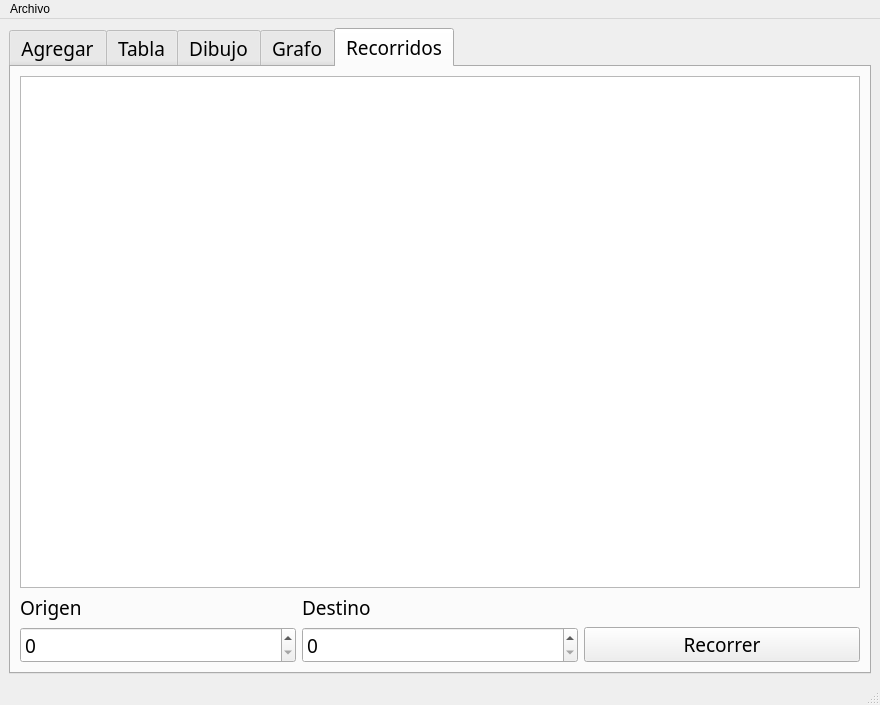
<?xml version="1.0" encoding="UTF-8"?>
<ui version="4.0">
 <class>MainWindow</class>
 <widget class="QMainWindow" name="MainWindow">
  <property name="geometry">
   <rect>
    <x>0</x>
    <y>0</y>
    <width>880</width>
    <height>621</height>
   </rect>
  </property>
  <property name="windowTitle">
   <string>Particulas</string>
  </property>
  <widget class="QWidget" name="centralwidget">
   <layout class="QGridLayout" name="gridLayout_3">
    <item row="0" column="0">
     <widget class="QTabWidget" name="tabWidget">
      <property name="font">
       <font>
        <family>Pristina</family>
        <pointsize>14</pointsize>
       </font>
      </property>
      <property name="currentIndex">
       <number>4</number>
      </property>
      <widget class="QWidget" name="tab">
       <attribute name="title">
        <string>Agregar</string>
       </attribute>
       <layout class="QGridLayout" name="gridLayout_2">
        <item row="0" column="0">
         <widget class="QGroupBox" name="groupBox">
          <property name="title">
           <string/>
          </property>
          <layout class="QGridLayout" name="gridLayout">
           <item row="0" column="0">
            <widget class="QLabel" name="Id">
             <property name="font">
              <font>
               <family>Rage Italic</family>
               <pointsize>14</pointsize>
              </font>
             </property>
             <property name="text">
              <string>Id:</string>
             </property>
            </widget>
           </item>
           <item row="0" column="1">
            <widget class="QSpinBox" name="Id_spinBox">
             <property name="font">
              <font>
               <family>Rage Italic</family>
               <pointsize>14</pointsize>
              </font>
             </property>
            </widget>
           </item>
           <item row="1" column="0">
            <widget class="QLabel" name="OrigenX">
             <property name="font">
              <font>
               <family>Rage Italic</family>
               <pointsize>14</pointsize>
              </font>
             </property>
             <property name="text">
              <string>Origen en x:</string>
             </property>
            </widget>
           </item>
           <item row="1" column="1">
            <widget class="QSpinBox" name="OrigenX_spinBox">
             <property name="font">
              <font>
               <family>Rage Italic</family>
               <pointsize>14</pointsize>
              </font>
             </property>
             <property name="maximum">
              <number>500</number>
             </property>
            </widget>
           </item>
           <item row="2" column="0">
            <widget class="QLabel" name="OrigenY">
             <property name="font">
              <font>
               <family>Rage Italic</family>
               <pointsize>14</pointsize>
              </font>
             </property>
             <property name="text">
              <string>Origen en y:</string>
             </property>
            </widget>
           </item>
           <item row="2" column="1">
            <widget class="QSpinBox" name="OrigenY_spinBox">
             <property name="font">
              <font>
               <family>Rage Italic</family>
               <pointsize>14</pointsize>
              </font>
             </property>
             <property name="maximum">
              <number>500</number>
             </property>
            </widget>
           </item>
           <item row="3" column="0">
            <widget class="QLabel" name="DestinoX">
             <property name="font">
              <font>
               <family>Rage Italic</family>
               <pointsize>14</pointsize>
              </font>
             </property>
             <property name="text">
              <string>Destino en x:</string>
             </property>
            </widget>
           </item>
           <item row="3" column="1">
            <widget class="QSpinBox" name="DestinoX_spinBox">
             <property name="font">
              <font>
               <family>Rage Italic</family>
               <pointsize>14</pointsize>
              </font>
             </property>
             <property name="maximum">
              <number>500</number>
             </property>
            </widget>
           </item>
           <item row="4" column="0">
            <widget class="QLabel" name="DestinoY">
             <property name="font">
              <font>
               <family>Rage Italic</family>
               <pointsize>14</pointsize>
              </font>
             </property>
             <property name="text">
              <string>Destino en y:</string>
             </property>
            </widget>
           </item>
           <item row="4" column="1">
            <widget class="QSpinBox" name="DestinoY_spinBox">
             <property name="font">
              <font>
               <family>Rage Italic</family>
               <pointsize>14</pointsize>
              </font>
             </property>
             <property name="maximum">
              <number>500</number>
             </property>
            </widget>
           </item>
           <item row="5" column="0">
            <widget class="QLabel" name="Velocidad">
             <property name="font">
              <font>
               <family>Rage Italic</family>
               <pointsize>14</pointsize>
              </font>
             </property>
             <property name="text">
              <string>Velocidad:</string>
             </property>
            </widget>
           </item>
           <item row="5" column="1">
            <widget class="QSpinBox" name="Velocidad_spinBox">
             <property name="font">
              <font>
               <family>Rage Italic</family>
               <pointsize>14</pointsize>
              </font>
             </property>
             <property name="maximum">
              <number>100</number>
             </property>
            </widget>
           </item>
           <item row="6" column="0">
            <widget class="QLabel" name="Color">
             <property name="palette">
              <palette>
               <active>
                <colorrole role="WindowText">
                 <brush brushstyle="SolidPattern">
                  <color alpha="255">
                   <red>85</red>
                   <green>0</green>
                   <blue>127</blue>
                  </color>
                 </brush>
                </colorrole>
               </active>
               <inactive>
                <colorrole role="WindowText">
                 <brush brushstyle="SolidPattern">
                  <color alpha="255">
                   <red>85</red>
                   <green>0</green>
                   <blue>127</blue>
                  </color>
                 </brush>
                </colorrole>
               </inactive>
               <disabled>
                <colorrole role="WindowText">
                 <brush brushstyle="SolidPattern">
                  <color alpha="255">
                   <red>120</red>
                   <green>120</green>
                   <blue>120</blue>
                  </color>
                 </brush>
                </colorrole>
               </disabled>
              </palette>
             </property>
             <property name="font">
              <font>
               <family>Rage Italic</family>
               <pointsize>14</pointsize>
              </font>
             </property>
             <property name="text">
              <string>Color</string>
             </property>
            </widget>
           </item>
           <item row="7" column="0">
            <widget class="QLabel" name="Red">
             <property name="palette">
              <palette>
               <active>
                <colorrole role="WindowText">
                 <brush brushstyle="SolidPattern">
                  <color alpha="255">
                   <red>197</red>
                   <green>0</green>
                   <blue>0</blue>
                  </color>
                 </brush>
                </colorrole>
               </active>
               <inactive>
                <colorrole role="WindowText">
                 <brush brushstyle="SolidPattern">
                  <color alpha="255">
                   <red>197</red>
                   <green>0</green>
                   <blue>0</blue>
                  </color>
                 </brush>
                </colorrole>
               </inactive>
               <disabled>
                <colorrole role="WindowText">
                 <brush brushstyle="SolidPattern">
                  <color alpha="255">
                   <red>120</red>
                   <green>120</green>
                   <blue>120</blue>
                  </color>
                 </brush>
                </colorrole>
               </disabled>
              </palette>
             </property>
             <property name="font">
              <font>
               <family>Rage Italic</family>
               <pointsize>14</pointsize>
              </font>
             </property>
             <property name="text">
              <string>Red:</string>
             </property>
            </widget>
           </item>
           <item row="7" column="1">
            <widget class="QSpinBox" name="Red_spinBox">
             <property name="palette">
              <palette>
               <active>
                <colorrole role="Text">
                 <brush brushstyle="SolidPattern">
                  <color alpha="255">
                   <red>185</red>
                   <green>0</green>
                   <blue>0</blue>
                  </color>
                 </brush>
                </colorrole>
                <colorrole role="PlaceholderText">
                 <brush brushstyle="SolidPattern">
                  <color alpha="128">
                   <red>185</red>
                   <green>0</green>
                   <blue>0</blue>
                  </color>
                 </brush>
                </colorrole>
               </active>
               <inactive>
                <colorrole role="Text">
                 <brush brushstyle="SolidPattern">
                  <color alpha="255">
                   <red>185</red>
                   <green>0</green>
                   <blue>0</blue>
                  </color>
                 </brush>
                </colorrole>
                <colorrole role="PlaceholderText">
                 <brush brushstyle="SolidPattern">
                  <color alpha="128">
                   <red>185</red>
                   <green>0</green>
                   <blue>0</blue>
                  </color>
                 </brush>
                </colorrole>
               </inactive>
               <disabled>
                <colorrole role="Text">
                 <brush brushstyle="SolidPattern">
                  <color alpha="255">
                   <red>120</red>
                   <green>120</green>
                   <blue>120</blue>
                  </color>
                 </brush>
                </colorrole>
                <colorrole role="PlaceholderText">
                 <brush brushstyle="SolidPattern">
                  <color alpha="128">
                   <red>0</red>
                   <green>0</green>
                   <blue>0</blue>
                  </color>
                 </brush>
                </colorrole>
               </disabled>
              </palette>
             </property>
             <property name="font">
              <font>
               <family>Rage Italic</family>
               <pointsize>14</pointsize>
              </font>
             </property>
             <property name="maximum">
              <number>255</number>
             </property>
            </widget>
           </item>
           <item row="8" column="0">
            <widget class="QLabel" name="Green">
             <property name="palette">
              <palette>
               <active>
                <colorrole role="WindowText">
                 <brush brushstyle="SolidPattern">
                  <color alpha="255">
                   <red>0</red>
                   <green>170</green>
                   <blue>127</blue>
                  </color>
                 </brush>
                </colorrole>
               </active>
               <inactive>
                <colorrole role="WindowText">
                 <brush brushstyle="SolidPattern">
                  <color alpha="255">
                   <red>0</red>
                   <green>170</green>
                   <blue>127</blue>
                  </color>
                 </brush>
                </colorrole>
               </inactive>
               <disabled>
                <colorrole role="WindowText">
                 <brush brushstyle="SolidPattern">
                  <color alpha="255">
                   <red>120</red>
                   <green>120</green>
                   <blue>120</blue>
                  </color>
                 </brush>
                </colorrole>
               </disabled>
              </palette>
             </property>
             <property name="font">
              <font>
               <family>Rage Italic</family>
               <pointsize>14</pointsize>
              </font>
             </property>
             <property name="text">
              <string>Green:</string>
             </property>
            </widget>
           </item>
           <item row="8" column="1">
            <widget class="QSpinBox" name="Green_spinBox">
             <property name="palette">
              <palette>
               <active>
                <colorrole role="Text">
                 <brush brushstyle="SolidPattern">
                  <color alpha="255">
                   <red>0</red>
                   <green>170</green>
                   <blue>127</blue>
                  </color>
                 </brush>
                </colorrole>
                <colorrole role="PlaceholderText">
                 <brush brushstyle="SolidPattern">
                  <color alpha="128">
                   <red>0</red>
                   <green>170</green>
                   <blue>127</blue>
                  </color>
                 </brush>
                </colorrole>
               </active>
               <inactive>
                <colorrole role="Text">
                 <brush brushstyle="SolidPattern">
                  <color alpha="255">
                   <red>0</red>
                   <green>170</green>
                   <blue>127</blue>
                  </color>
                 </brush>
                </colorrole>
                <colorrole role="PlaceholderText">
                 <brush brushstyle="SolidPattern">
                  <color alpha="128">
                   <red>0</red>
                   <green>170</green>
                   <blue>127</blue>
                  </color>
                 </brush>
                </colorrole>
               </inactive>
               <disabled>
                <colorrole role="Text">
                 <brush brushstyle="SolidPattern">
                  <color alpha="255">
                   <red>120</red>
                   <green>120</green>
                   <blue>120</blue>
                  </color>
                 </brush>
                </colorrole>
                <colorrole role="PlaceholderText">
                 <brush brushstyle="SolidPattern">
                  <color alpha="128">
                   <red>0</red>
                   <green>0</green>
                   <blue>0</blue>
                  </color>
                 </brush>
                </colorrole>
               </disabled>
              </palette>
             </property>
             <property name="font">
              <font>
               <family>Rage Italic</family>
               <pointsize>14</pointsize>
              </font>
             </property>
             <property name="maximum">
              <number>255</number>
             </property>
            </widget>
           </item>
           <item row="9" column="0">
            <widget class="QLabel" name="Blue">
             <property name="palette">
              <palette>
               <active>
                <colorrole role="WindowText">
                 <brush brushstyle="SolidPattern">
                  <color alpha="255">
                   <red>0</red>
                   <green>0</green>
                   <blue>255</blue>
                  </color>
                 </brush>
                </colorrole>
               </active>
               <inactive>
                <colorrole role="WindowText">
                 <brush brushstyle="SolidPattern">
                  <color alpha="255">
                   <red>0</red>
                   <green>0</green>
                   <blue>255</blue>
                  </color>
                 </brush>
                </colorrole>
               </inactive>
               <disabled>
                <colorrole role="WindowText">
                 <brush brushstyle="SolidPattern">
                  <color alpha="255">
                   <red>120</red>
                   <green>120</green>
                   <blue>120</blue>
                  </color>
                 </brush>
                </colorrole>
               </disabled>
              </palette>
             </property>
             <property name="font">
              <font>
               <family>Rage Italic</family>
               <pointsize>14</pointsize>
              </font>
             </property>
             <property name="text">
              <string>Blue:</string>
             </property>
            </widget>
           </item>
           <item row="9" column="1">
            <widget class="QSpinBox" name="Blue_spinBox">
             <property name="palette">
              <palette>
               <active>
                <colorrole role="Text">
                 <brush brushstyle="SolidPattern">
                  <color alpha="255">
                   <red>0</red>
                   <green>0</green>
                   <blue>255</blue>
                  </color>
                 </brush>
                </colorrole>
                <colorrole role="ButtonText">
                 <brush brushstyle="SolidPattern">
                  <color alpha="255">
                   <red>0</red>
                   <green>0</green>
                   <blue>0</blue>
                  </color>
                 </brush>
                </colorrole>
                <colorrole role="PlaceholderText">
                 <brush brushstyle="SolidPattern">
                  <color alpha="128">
                   <red>0</red>
                   <green>0</green>
                   <blue>255</blue>
                  </color>
                 </brush>
                </colorrole>
               </active>
               <inactive>
                <colorrole role="Text">
                 <brush brushstyle="SolidPattern">
                  <color alpha="255">
                   <red>0</red>
                   <green>0</green>
                   <blue>255</blue>
                  </color>
                 </brush>
                </colorrole>
                <colorrole role="ButtonText">
                 <brush brushstyle="SolidPattern">
                  <color alpha="255">
                   <red>0</red>
                   <green>0</green>
                   <blue>0</blue>
                  </color>
                 </brush>
                </colorrole>
                <colorrole role="PlaceholderText">
                 <brush brushstyle="SolidPattern">
                  <color alpha="128">
                   <red>0</red>
                   <green>0</green>
                   <blue>255</blue>
                  </color>
                 </brush>
                </colorrole>
               </inactive>
               <disabled>
                <colorrole role="Text">
                 <brush brushstyle="SolidPattern">
                  <color alpha="255">
                   <red>120</red>
                   <green>120</green>
                   <blue>120</blue>
                  </color>
                 </brush>
                </colorrole>
                <colorrole role="ButtonText">
                 <brush brushstyle="SolidPattern">
                  <color alpha="255">
                   <red>120</red>
                   <green>120</green>
                   <blue>120</blue>
                  </color>
                 </brush>
                </colorrole>
                <colorrole role="PlaceholderText">
                 <brush brushstyle="SolidPattern">
                  <color alpha="128">
                   <red>0</red>
                   <green>0</green>
                   <blue>0</blue>
                  </color>
                 </brush>
                </colorrole>
               </disabled>
              </palette>
             </property>
             <property name="font">
              <font>
               <family>Rage Italic</family>
               <pointsize>14</pointsize>
              </font>
             </property>
             <property name="maximum">
              <number>255</number>
             </property>
            </widget>
           </item>
           <item row="10" column="0">
            <widget class="QLabel" name="Distancia">
             <property name="font">
              <font>
               <family>Rage Italic</family>
              </font>
             </property>
             <property name="text">
              <string>Distancia</string>
             </property>
            </widget>
           </item>
           <item row="10" column="1">
            <widget class="QSpinBox" name="Distancia_spinBox">
             <property name="font">
              <font>
               <family>Rage Italic</family>
              </font>
             </property>
            </widget>
           </item>
           <item row="11" column="0">
            <widget class="QPushButton" name="AgregarFinal">
             <property name="font">
              <font>
               <family>Broadway</family>
               <pointsize>12</pointsize>
              </font>
             </property>
             <property name="cursor">
              <cursorShape>ArrowCursor</cursorShape>
             </property>
             <property name="text">
              <string>Agregar Final</string>
             </property>
            </widget>
           </item>
           <item row="11" column="1">
            <widget class="QPushButton" name="OrdId">
             <property name="font">
              <font>
               <family>Broadway</family>
               <pointsize>12</pointsize>
              </font>
             </property>
             <property name="text">
              <string>Ord. Id</string>
             </property>
            </widget>
           </item>
           <item row="12" column="0">
            <widget class="QPushButton" name="AgregarInicio">
             <property name="font">
              <font>
               <family>Broadway</family>
               <pointsize>12</pointsize>
              </font>
             </property>
             <property name="text">
              <string>Agregar Inicio</string>
             </property>
            </widget>
           </item>
           <item row="12" column="1">
            <widget class="QPushButton" name="OrdDistancia">
             <property name="font">
              <font>
               <family>Broadway</family>
               <pointsize>12</pointsize>
              </font>
             </property>
             <property name="text">
              <string>Ord. Distancia</string>
             </property>
            </widget>
           </item>
           <item row="13" column="0">
            <widget class="QPushButton" name="Mostrar">
             <property name="font">
              <font>
               <family>Broadway</family>
               <pointsize>12</pointsize>
              </font>
             </property>
             <property name="text">
              <string>Mostrar</string>
             </property>
            </widget>
           </item>
           <item row="13" column="1">
            <widget class="QPushButton" name="OrdVelocidad">
             <property name="font">
              <font>
               <family>Broadway</family>
               <pointsize>12</pointsize>
              </font>
             </property>
             <property name="text">
              <string>Ord. Velocidad</string>
             </property>
            </widget>
           </item>
          </layout>
         </widget>
        </item>
        <item row="0" column="1">
         <widget class="QPlainTextEdit" name="plainTextEdit">
          <property name="font">
           <font>
            <family>Rage Italic</family>
            <pointsize>14</pointsize>
           </font>
          </property>
         </widget>
        </item>
       </layout>
      </widget>
      <widget class="QWidget" name="tab_2">
       <attribute name="title">
        <string>Tabla</string>
       </attribute>
       <layout class="QGridLayout" name="gridLayout_4">
        <item row="1" column="0">
         <widget class="QLineEdit" name="Buscar">
          <property name="placeholderText">
           <string>Id de Particula</string>
          </property>
         </widget>
        </item>
        <item row="1" column="1">
         <widget class="QPushButton" name="Buscar_Boton">
          <property name="font">
           <font>
            <family>Broadway</family>
            <pointsize>14</pointsize>
           </font>
          </property>
          <property name="text">
           <string>Buscar</string>
          </property>
         </widget>
        </item>
        <item row="1" column="2">
         <widget class="QPushButton" name="Mostrar_Tabla_Boton">
          <property name="font">
           <font>
            <family>Broadway</family>
            <pointsize>14</pointsize>
           </font>
          </property>
          <property name="text">
           <string>Mostrar</string>
          </property>
         </widget>
        </item>
        <item row="0" column="0" colspan="3">
         <widget class="QTableWidget" name="tableWidget">
          <property name="font">
           <font>
            <pointsize>12</pointsize>
           </font>
          </property>
         </widget>
        </item>
       </layout>
      </widget>
      <widget class="QWidget" name="tab_3">
       <attribute name="title">
        <string>Dibujo</string>
       </attribute>
       <layout class="QGridLayout" name="gridLayout_5">
        <item row="0" column="0" colspan="2">
         <widget class="QGraphicsView" name="graphicsView"/>
        </item>
        <item row="1" column="0">
         <widget class="QPushButton" name="Dibujar">
          <property name="font">
           <font>
            <family>Broadway</family>
           </font>
          </property>
          <property name="text">
           <string>Dibujar</string>
          </property>
         </widget>
        </item>
        <item row="1" column="1">
         <widget class="QPushButton" name="Limpiar">
          <property name="font">
           <font>
            <family>Broadway</family>
           </font>
          </property>
          <property name="text">
           <string>Limpiar</string>
          </property>
         </widget>
        </item>
       </layout>
      </widget>
      <widget class="QWidget" name="tab_4">
       <attribute name="title">
        <string>Grafo</string>
       </attribute>
       <widget class="QGroupBox" name="groupBox_2">
        <property name="geometry">
         <rect>
          <x>9</x>
          <y>9</y>
          <width>851</width>
          <height>521</height>
         </rect>
        </property>
        <property name="title">
         <string/>
        </property>
        <layout class="QGridLayout" name="gridLayout_6">
         <item row="0" column="0">
          <widget class="QPlainTextEdit" name="Grafo_plainTextEdit">
           <property name="font">
            <font>
             <family>Segoe Print</family>
            </font>
           </property>
          </widget>
         </item>
         <item row="0" column="1">
          <widget class="QGraphicsView" name="GrafoF_graphicsView"/>
         </item>
         <item row="1" column="0">
          <widget class="QPushButton" name="Mostrar_pushButton">
           <property name="font">
            <font>
             <family>Broadway</family>
            </font>
           </property>
           <property name="text">
            <string>Mostrar</string>
           </property>
          </widget>
         </item>
         <item row="1" column="1">
          <widget class="QPushButton" name="Limpiar_pushButton">
           <property name="font">
            <font>
             <family>Broadway</family>
            </font>
           </property>
           <property name="text">
            <string>Limpiar</string>
           </property>
          </widget>
         </item>
        </layout>
       </widget>
      </widget>
      <widget class="QWidget" name="tab_5">
       <attribute name="title">
        <string>Recorridos</string>
       </attribute>
       <layout class="QGridLayout" name="gridLayout_7">
        <item row="0" column="0" colspan="3">
         <widget class="QPlainTextEdit" name="Recorrido_plainTextEdit"/>
        </item>
        <item row="1" column="0">
         <widget class="QLabel" name="label">
          <property name="text">
           <string>Origen</string>
          </property>
         </widget>
        </item>
        <item row="1" column="1">
         <widget class="QLabel" name="label_2">
          <property name="text">
           <string>Destino</string>
          </property>
         </widget>
        </item>
        <item row="2" column="0">
         <widget class="QSpinBox" name="BusquedaX_spinBox">
          <property name="maximum">
           <number>500</number>
          </property>
         </widget>
        </item>
        <item row="2" column="1">
         <widget class="QSpinBox" name="BusquedaY_spinBox">
          <property name="maximum">
           <number>500</number>
          </property>
         </widget>
        </item>
        <item row="2" column="2">
         <widget class="QPushButton" name="Recorrer">
          <property name="font">
           <font>
            <family>Broadway</family>
           </font>
          </property>
          <property name="text">
           <string>Recorrer</string>
          </property>
         </widget>
        </item>
       </layout>
      </widget>
     </widget>
    </item>
   </layout>
  </widget>
  <widget class="QMenuBar" name="menubar">
   <property name="geometry">
    <rect>
     <x>0</x>
     <y>0</y>
     <width>880</width>
     <height>21</height>
    </rect>
   </property>
   <widget class="QMenu" name="menuArchivo">
    <property name="title">
     <string>Archivo</string>
    </property>
    <addaction name="actionAbrir"/>
    <addaction name="actionGuardar"/>
   </widget>
   <addaction name="menuArchivo"/>
  </widget>
  <widget class="QStatusBar" name="statusbar"/>
  <action name="actionAbrir">
   <property name="text">
    <string>Abrir</string>
   </property>
   <property name="font">
    <font>
     <family>Script MT Bold</family>
     <pointsize>14</pointsize>
     <weight>75</weight>
     <bold>true</bold>
    </font>
   </property>
   <property name="shortcut">
    <string>Ctrl+O</string>
   </property>
  </action>
  <action name="actionGuardar">
   <property name="text">
    <string>Guardar</string>
   </property>
   <property name="font">
    <font>
     <family>Script MT Bold</family>
     <pointsize>14</pointsize>
     <weight>75</weight>
     <bold>true</bold>
    </font>
   </property>
   <property name="shortcut">
    <string>Ctrl+S</string>
   </property>
  </action>
  <action name="actionProfundidad_Amplitud">
   <property name="text">
    <string>Profundidad/Amplitud</string>
   </property>
   <property name="font">
    <font>
     <family>Script MT Bold</family>
     <pointsize>14</pointsize>
     <weight>75</weight>
     <bold>true</bold>
    </font>
   </property>
   <property name="shortcut">
    <string>Ctrl+R</string>
   </property>
  </action>
 </widget>
 <resources/>
 <connections/>
</ui>
